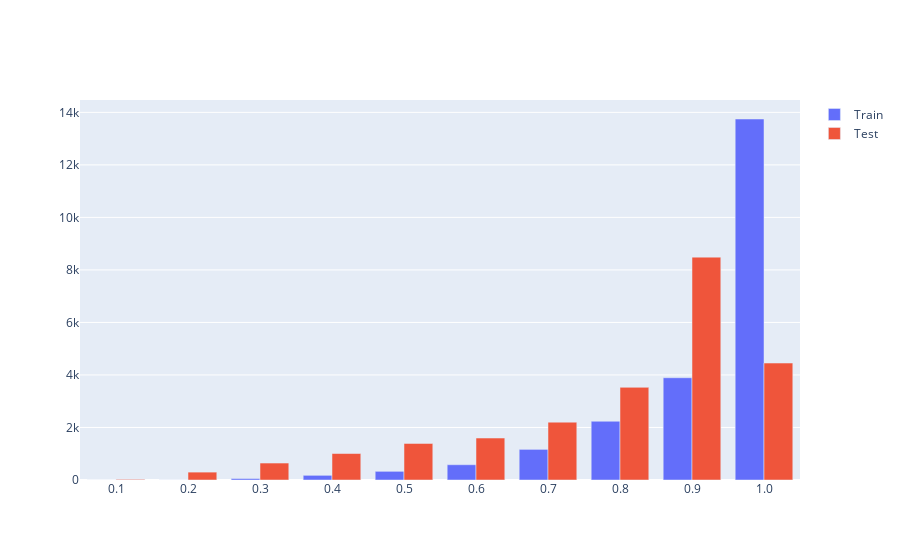

The notebook cell saved with this chart:
### Code cell
import plotly.graph_objects as go

fig = go.Figure(data=[
    go.Bar(name='Train', x=list(dict_1.keys()), y=list(dict.values())),
    go.Bar(name='Test', x=list(dict_1.keys()), y=list(dict_1.values()))
])
# Change the bar mode
fig.update_layout(barmode='group')
fig.show()
fig.write_html("/home/mithil/PycharmProjects/Cultivar_FGVC9/plots/train_test_confidence.html")

### Figure 1 — Plotly figure (JSON) as saved in the notebook; plotly's stock layout.template omitted (floating-point values rounded to 4 significant figures)
{"data": [{"name": "Train", "x": ["0.1", "0.2", "0.3", "0.4", "0.5", "0.6", "0.7", "0.8", "0.9", "1.0"], "y": [1, 2, 56, 178, 330, 582, 1166, 2237, 3894, 13747], "type": "bar"}, {"name": "Test", "x": ["0.1", "0.2", "0.3", "0.4", "0.5", "0.6", "0.7", "0.8", "0.9", "1.0"], "y": [24, 300, 646, 1008, 1392, 1598, 2202, 3529, 8487, 4453], "type": "bar"}], "layout": {"barmode": "group"}}
